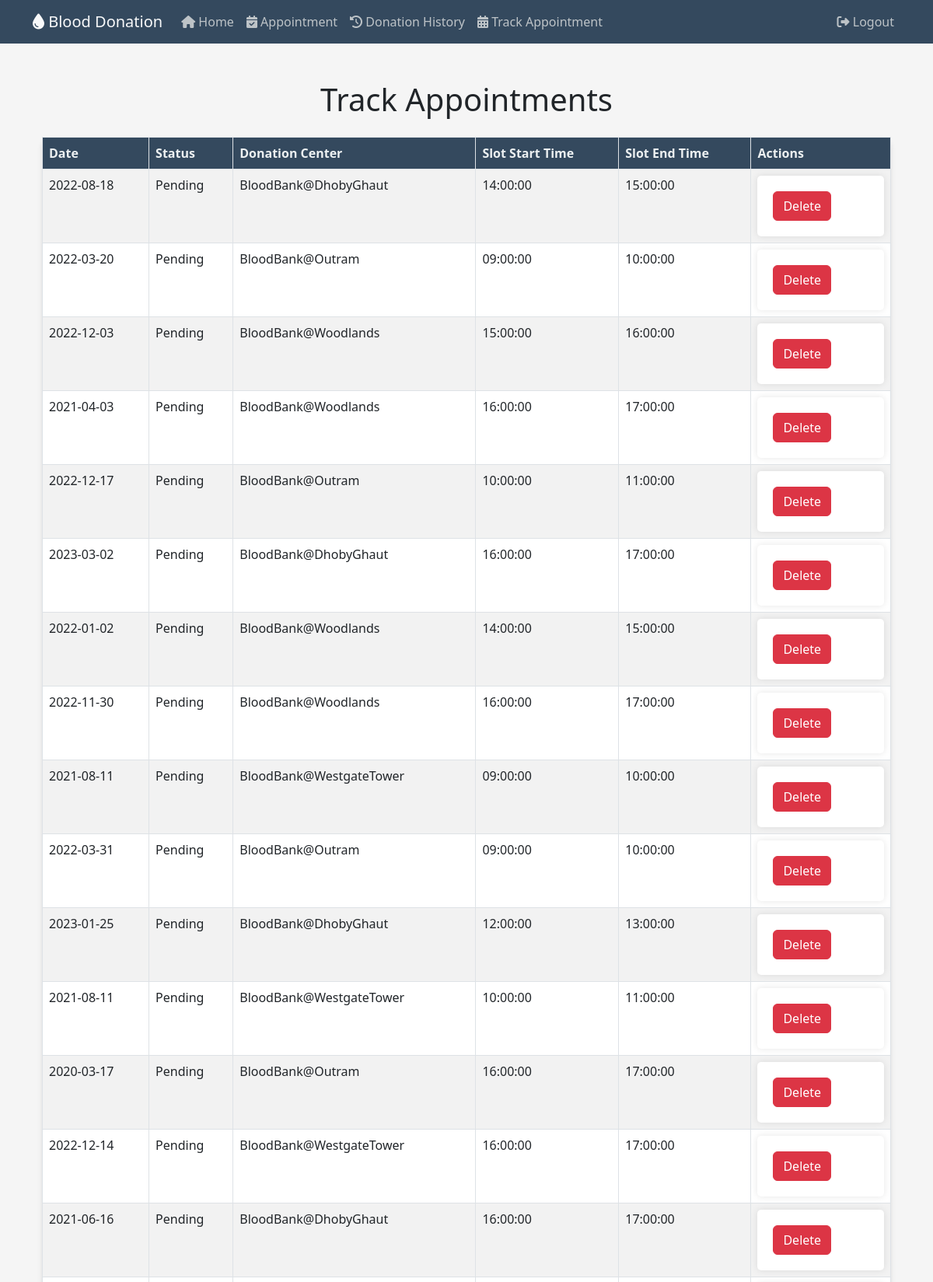
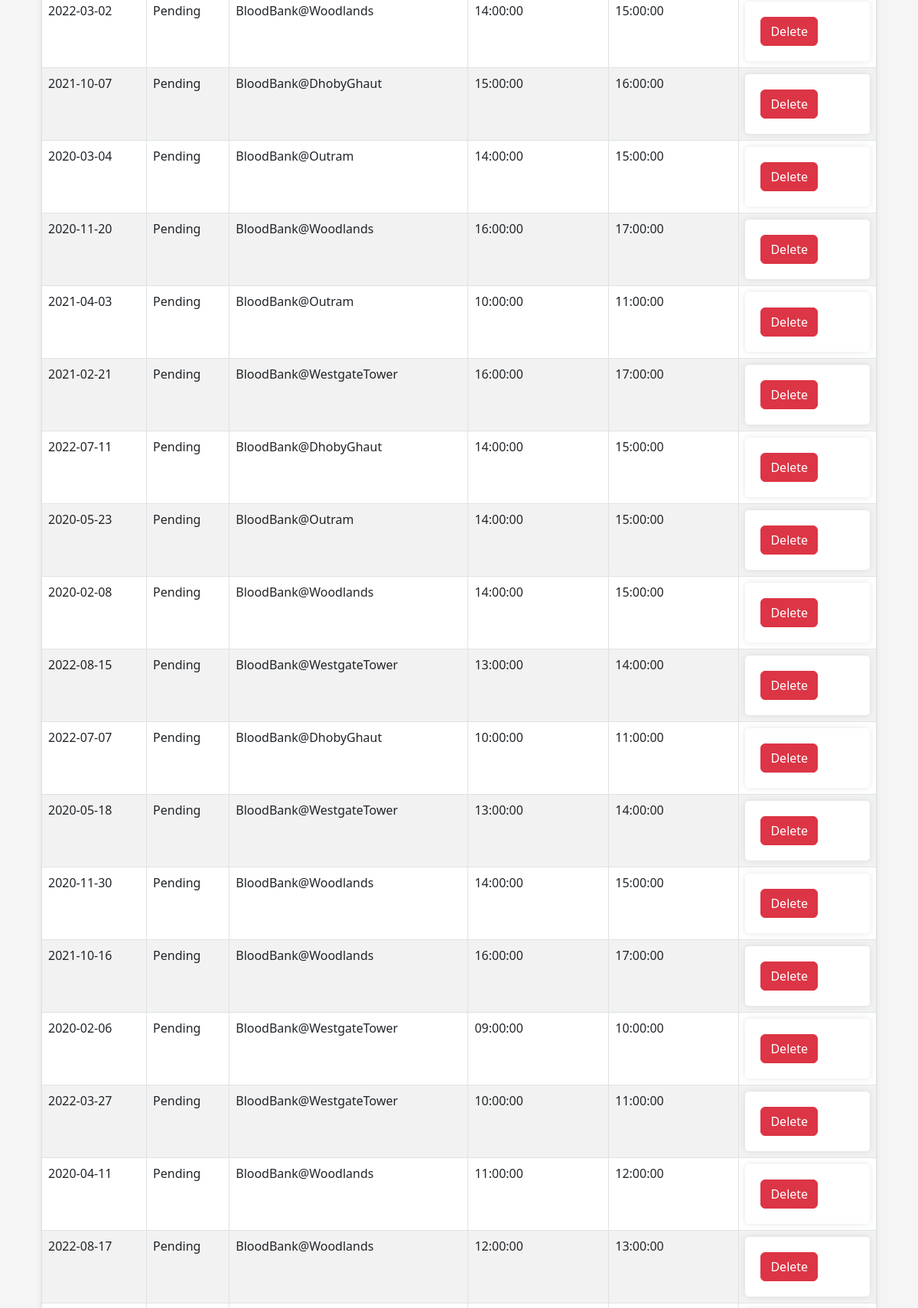
/trackappointment (signed in, upper part), run on the app's committed database (2 pictures, top to bottom).
### website/models.py (models this page shows)
class Appointment(db.Model):
    AppointmentID = db.Column(db.Integer, primary_key=True, autoincrement=True)
    Date = db.Column(db.Date, nullable=False)
    Status = db.Column(db.String(20), nullable=False)
    DonorID = db.Column(db.Integer, db.ForeignKey('donors.DonorID'))
    DonationCenterID = db.Column(db.Integer, db.ForeignKey('donation_center.DonationCenterID'))
    SlotID = db.Column(db.Integer, db.ForeignKey('slots.SlotID'))

class DonationCenter(db.Model):
    DonationCenterID = db.Column(db.Integer, primary_key=True, autoincrement=True)
    Name = db.Column(db.String(50), nullable=False)
    Address = db.Column(db.String(100), nullable=False)
    appointments = db.relationship('Appointment', backref='donation_center')
    slots = db.relationship('Slots', backref='donation_center')

### website/views.py (the view)
@views.route('/trackappointment')
def trackappointment():
    logged_in_user_email = session['email']
    user = Users.get_by_email(logged_in_user_email)
    donor_id = user.donor.DonorID
    stmt = (db.session.query(Appointment.AppointmentID,Appointment.Date, Appointment.Status, DonationCenter.Name, Slots.StartTime, Slots.EndTime)
        .join(DonationCenter, DonationCenter.DonationCenterID == Appointment.DonationCenterID)
        .join(Slots, Slots.SlotID == Appointment.SlotID)
        .join(Donors, Donors.DonorID == Appointment.DonorID)
        .filter(Donors.DonorID == donor_id)
        .filter(Appointment.Status == "Pending")
        .order_by(Appointment.AppointmentID.desc()))
    result = stmt.all()
    return render_template('trackappointment.html', appointments=result)

### website/models.py (called while the page is built)
    def get_by_email(email):
        return Users.query.filter_by(Email=email).first()

### website/templates/trackappointment.html (shortened to what this page needs)
{% extends "base.html" %}
{% block text %}
<div class="container my-5">
    <h1 class="mb-4">Track Appointments</h1>
    <table class="table table-striped table-bordered table-custom">
        <thead>
            <tr>
				<th>Date</th>
				<th>Status</th>
				<th>Donation Center</th>
                <th>Slot Start Time</th>
                <th>Slot End Time</th>
                <th>Actions</th>
			</tr>
		</thead>
		<tbody>
			{% for appointment in appointments %}
			<tr>
				<td>{{ appointment.Date }}</td>
				<td>{{ appointment.Status }}</td>
				<td>{{ appointment.Name }}</td>
                <td>{{ appointment.StartTime }}</td>
                <td>{{ appointment.EndTime }}</td>
                <td>
                    <form action="/appointments/{{ appointment.AppointmentID }}/delete" method="POST">
                        <button type="submit" class="btn btn-danger">Delete</button>
                    </form>
                </td>
            </tr>
			{% endfor %}
		</tbody>
	</table>
</div>
{% endblock %}

### website/static/styles.css (style rules this page uses)
body { font-family: 'Poppins', sans-serif; background-color: #f5f5f5 !important; }
h1 { font-size: 36px; margin: 20px 0; text-align: center; color: #4a4a4a; }
form { padding: 20px; background-color: #ffffff; border-radius: 5px; box-shadow: 0 0 10px rgba(0, 0, 0, 0.1); }

### website/templates/trackappointment.html (style rules this page uses)
.table-custom { background-color: #fff; border-radius: 10px; box-shadow: 0 4px 6px rgba(0, 0, 0, 0.1); }
.table-custom thead th { background-color: #34495e; color: #ecf0f1; }

### data on the page
Appointment: Date "2022-08-18", Status "Pending", Name "BloodBank@DhobyGhaut", StartTime "14:00:00", EndTime "15:00:00"
Appointment: Date "2022-03-20", Status "Pending", Name "BloodBank@Outram", StartTime "09:00:00", EndTime "10:00:00"
Appointment: Date "2022-12-03", Status "Pending", Name "BloodBank@Woodlands", StartTime "15:00:00", EndTime "16:00:00"
Appointment: Date "2021-04-03", Status "Pending", Name "BloodBank@Woodlands", StartTime "16:00:00", EndTime "17:00:00"
Appointment: Date "2022-12-17", Status "Pending", Name "BloodBank@Outram", StartTime "10:00:00", EndTime "11:00:00"
Appointment: Date "2023-03-02", Status "Pending", Name "BloodBank@DhobyGhaut", StartTime "16:00:00", EndTime "17:00:00"
Appointment: Date "2022-01-02", Status "Pending", Name "BloodBank@Woodlands", StartTime "14:00:00", EndTime "15:00:00"
Appointment: Date "2022-11-30", Status "Pending", Name "BloodBank@Woodlands", StartTime "16:00:00", EndTime "17:00:00"
Appointment: Date "2021-08-11", Status "Pending", Name "BloodBank@WestgateTower", StartTime "09:00:00", EndTime "10:00:00"
Appointment: Date "2022-03-31", Status "Pending", Name "BloodBank@Outram", StartTime "09:00:00", EndTime "10:00:00"
Appointment: Date "2023-01-25", Status "Pending", Name "BloodBank@DhobyGhaut", StartTime "12:00:00", EndTime "13:00:00"
Appointment: Date "2021-08-11", Status "Pending", Name "BloodBank@WestgateTower", StartTime "10:00:00", EndTime "11:00:00"
Appointment: Date "2020-03-17", Status "Pending", Name "BloodBank@Outram", StartTime "16:00:00", EndTime "17:00:00"
Appointment: Date "2022-12-14", Status "Pending", Name "BloodBank@WestgateTower", StartTime "16:00:00", EndTime "17:00:00"
Appointment: Date "2021-06-16", Status "Pending", Name "BloodBank@DhobyGhaut", StartTime "16:00:00", EndTime "17:00:00"
Appointment: Date "2022-03-02", Status "Pending", Name "BloodBank@Woodlands", StartTime "14:00:00", EndTime "15:00:00"
Appointment: Date "2021-10-07", Status "Pending", Name "BloodBank@DhobyGhaut", StartTime "15:00:00", EndTime "16:00:00"
Appointment: Date "2020-03-04", Status "Pending", Name "BloodBank@Outram", StartTime "14:00:00", EndTime "15:00:00"
Appointment: Date "2020-11-20", Status "Pending", Name "BloodBank@Woodlands", StartTime "16:00:00", EndTime "17:00:00"
Appointment: Date "2021-04-03", Status "Pending", Name "BloodBank@Outram", StartTime "10:00:00", EndTime "11:00:00"
Appointment: Date "2021-02-21", Status "Pending", Name "BloodBank@WestgateTower", StartTime "16:00:00", EndTime "17:00:00"
Appointment: Date "2022-07-11", Status "Pending", Name "BloodBank@DhobyGhaut", StartTime "14:00:00", EndTime "15:00:00"
Appointment: Date "2020-05-23", Status "Pending", Name "BloodBank@Outram", StartTime "14:00:00", EndTime "15:00:00"
Appointment: Date "2020-02-08", Status "Pending", Name "BloodBank@Woodlands", StartTime "14:00:00", EndTime "15:00:00"
Appointment: Date "2022-08-15", Status "Pending", Name "BloodBank@WestgateTower", StartTime "13:00:00", EndTime "14:00:00"
Appointment: Date "2022-07-07", Status "Pending", Name "BloodBank@DhobyGhaut", StartTime "10:00:00", EndTime "11:00:00"
Appointment: Date "2020-05-18", Status "Pending", Name "BloodBank@WestgateTower", StartTime "13:00:00", EndTime "14:00:00"
Appointment: Date "2020-11-30", Status "Pending", Name "BloodBank@Woodlands", StartTime "14:00:00", EndTime "15:00:00"
Appointment: Date "2021-10-16", Status "Pending", Name "BloodBank@Woodlands", StartTime "16:00:00", EndTime "17:00:00"
Appointment: Date "2020-02-06", Status "Pending", Name "BloodBank@WestgateTower", StartTime "09:00:00", EndTime "10:00:00"
Appointment: Date "2022-03-27", Status "Pending", Name "BloodBank@WestgateTower", StartTime "10:00:00", EndTime "11:00:00"
Appointment: Date "2020-04-11", Status "Pending", Name "BloodBank@Woodlands", StartTime "11:00:00", EndTime "12:00:00"
Appointment: Date "2022-08-17", Status "Pending", Name "BloodBank@Woodlands", StartTime "12:00:00", EndTime "13:00:00"
